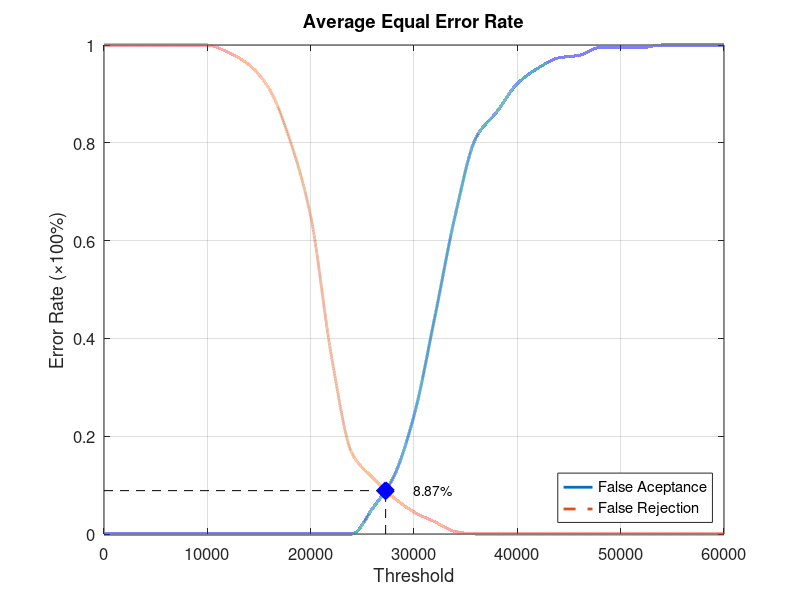
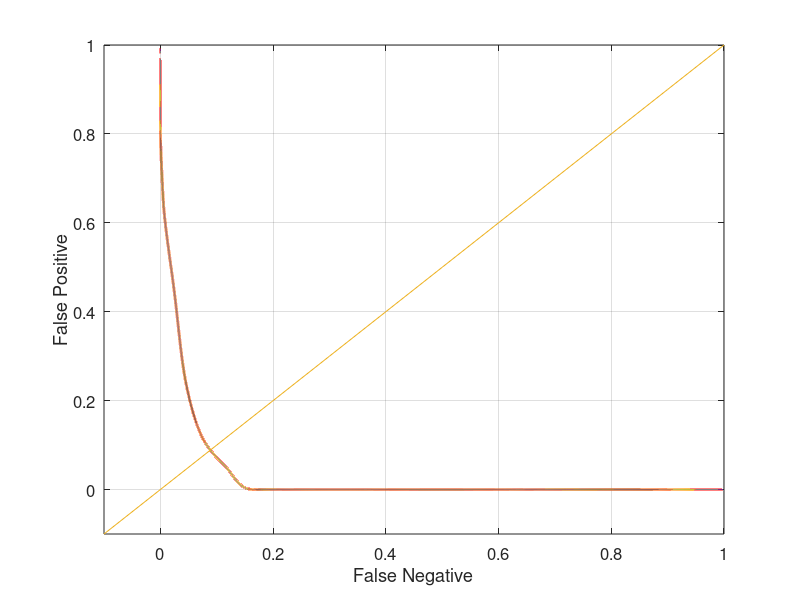

Write MATLAB code to recreate these figures, in order.
function yEER = Database5_3
close all;
clear;
clc;
x = 0:2000:60000;
xq = 0:0.5:60000;

y0 = [0 0 0 0 0 0 0 0 0 0 0 0 0 0.0526316 0.115789 0.242105 0.442105 0.652632 0.810526 0.863158 0.921053 0.952632 0.973684 0.978947 0.994737 0.994737 0.994737 1 1 1 1];
yy0 = interp1(x, y0, xq, 'pchip');
y1 = [1 1 1 1 1 1 0.985 0.96 0.91 0.805 0.65 0.365 0.165 0.115 0.075 0.045 0.025 0.005 0 0 0 0 0 0 0 0 0 0 0 0 0];
yy1 = interp1(x, y1, xq, 'pchip');

% Calculating EER: 
y2 = abs(y0 - y1);
find(y2 == min(y2))
yy2 = abs(yy0 - yy1);
xEER = find(yy2 == min(yy2));
xEERIndex = xq(xEER) % X-axis EER
yEER = yy0(xEER) % Y-axis EER

main = figure
plot(xq, yy0,'-','LineWidth', 2);	hold on
plot(xq, yy1,'--','LineWidth', 2);	hold on
plot([xEERIndex xEERIndex], [0 yEER], 'k--');	hold on
plot([0 xEERIndex], [yEER yEER], 'k--');	hold on
plot(xEERIndex, yEER, 'bx', 'LineWidth', 10);	hold on
text(xEERIndex + 10 * xEERIndex / 100, yEER, [num2str(round((10000 * yEER)) / 100) '%'])
legend('False Aceptance', 'False Rejection', 'Location', 'SouthEast')
xlabel('Threshold')
ylabel('Error Rate (\times100%)')
title('Average Equal Error Rate')
set(gca, 'FontSize', 12)
axis([0 60000 0 1])
grid on

print(main, 'Database5_3Main', '-dpng');
FNRxFPR = figure('Color', [1 1 1]);
plot(yy1, yy0, '-', yy1, yy0, 'LineWidth', 2);
hold on
y = -0.1:0.1:1
plot(y, y); 
set(gca, 'FontSize', 12)
xlabel('False Negative')
ylabel('False Positive')
axis([-0.1 1 -0.1 1])
set(gca, 'FontSize', 12)
grid on

print(FNRxFPR, 'Database5_3FNRxFPR','-dpng');
end
